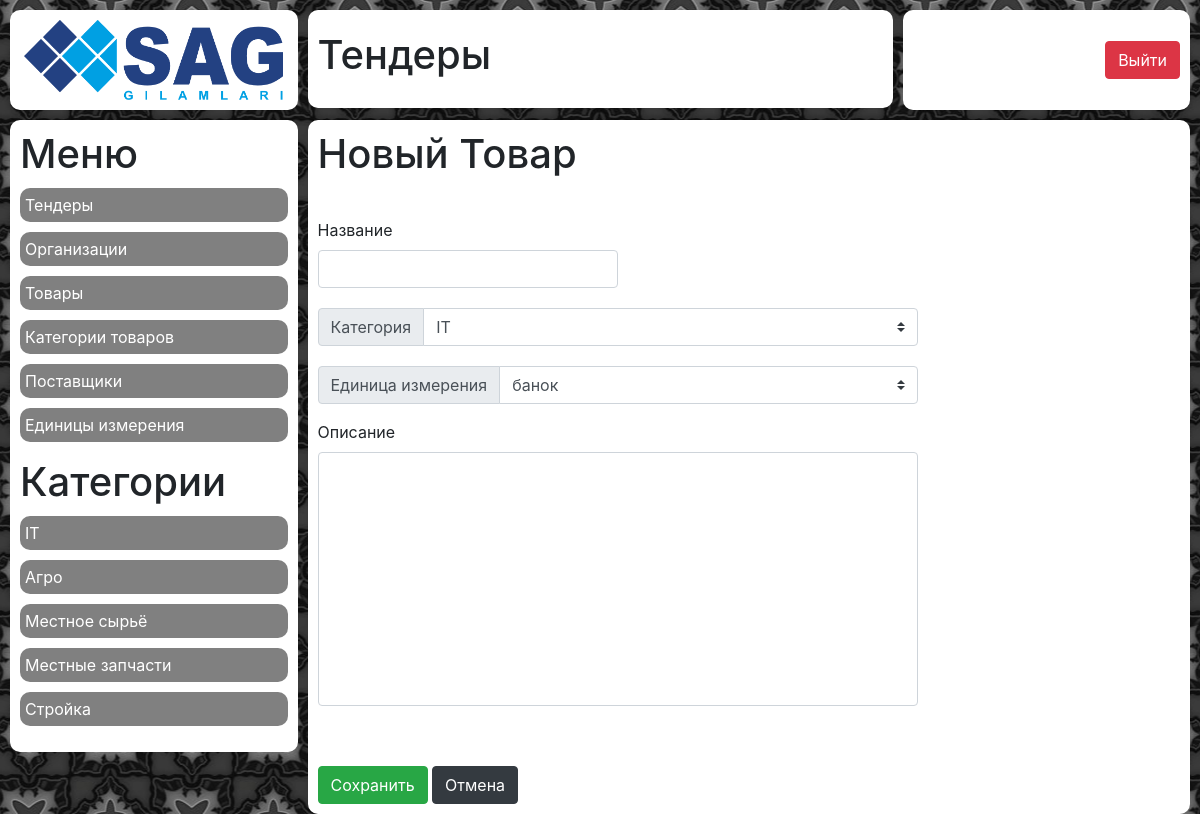
The page /tender/products/add/ on the database its author committed.
### tender/models.py (models this page shows)
class ProductCategory(models.Model):
    name = models.CharField(max_length=200)

### tender/views.py (the view)
# urls.py: path('products/add/', views.product_add),
def product_add(request):
    measures = Measure.objects.all().order_by('name')
    categories = ProductCategory.objects.all().order_by('name')
    context = {
        'measures': measures,
        'categories': categories,
    }
    if request.method == 'POST':
        form = ProductForm(request.POST)
        if form.is_valid():
            form.save()
            return redirect('/tender/products/')
    return render(request, 'tender/product_add.html', context)

### tender/templates/tender/product_add.html (shortened to what this page needs)
{% extends 'wrapper.html' %}
{% load static %}
{% block content %}
    <div class="row incidents">
        {% include 'blocks/logo.html' %}
        {% include 'blocks/title.html' %}
        {% include 'blocks/profile.html' %}
        {% include 'blocks/tender/tender_menu.html' %}
        {% include 'blocks/tender/product_add.html' %}
    </div>
{% endblock %}

### tender/templates/blocks/tender/tender_menu.html (shortened to what this page needs)
<div class="col-xl-3 block__wrapper menu">
    <div class="block menu__wrapper">
        <h1 class="menu__title">Меню</h1>
        {% if request.user.id == 13 %}
            <nav class="menu__nav">
                <ul class="menu__ul">
                    <li class="menu__li"><a class="menu__link" href="/tender/">Все тендеры</a></li>
                    <li class="menu__li"><a class="menu__link" href="/tender/cfo_null/">Не подтвержденные</a></li>
                    <li class="menu__li"><a class="menu__link" href="/tender/cfo_true/">Подтвержденные</a></li>
                    <li class="menu__li"><a class="menu__link" href="/tender/cfo_false/">Отклоненные</a></li>
                </ul>
            </nav>
        {% else %}
            <nav class="menu__nav">
                <ul class="menu__ul">
                    <li class="menu__li"><a class="menu__link" href="/tender/">Тендеры</a></li>
                    <li class="menu__li"><a class="menu__link" href="/tender/organizations/">Организации</a></li>
                    <li class="menu__li"><a class="menu__link" href="/tender/products/">Товары</a></li>
                    <li class="menu__li"><a class="menu__link" href="/tender/product-category/">Категории товаров</a></li>
                    <li class="menu__li"><a class="menu__link" href="/tender/providers/">Поставщики</a></li>
                    <li class="menu__li"><a class="menu__link" href="/measures/">Единицы измерения</a></li>
                </ul>
            </nav>
        {% endif %}
        {% if 'tender/products' in request.path %}
            <h1>Категории</h1>
            <nav class="menu__nav">
                <ul class="menu__ul">
                    {% for category in categories %}
                        <li class="menu__li"><a class="menu__link" href="/tender/products/category/{{ category.id }}/">{{ category.name }}</a></li>
                    {% endfor %}
                </ul>
            </nav>
        {% endif %}
    </div>
</div>

### mainapp/static/css/style.css (style rules this page uses)
.incidents { padding-left: 10px; }
.menu__wrapper { padding: 10px; }
.menu__ul { padding: 0; list-style-type: none; }
.menu__link { display: block; margin: 10px 0; padding: 5px; background: #808080; color: #FFFFFF; border-radius: 10px; transition: all 0.3s; }
.block { background: #FFFFFF; margin: 10px 10px 0 0; border-radius: 10px; }
.block__wrapper { padding: 0; }

### rows shown on the page
ProductCategory: name "IT"
ProductCategory: name "Агро"
ProductCategory: name "Местное сырьё"
ProductCategory: name "Местные запчасти"
ProductCategory: name "Стройка"

### other values the page prints
form field category "IT"
form field measure "банок"
